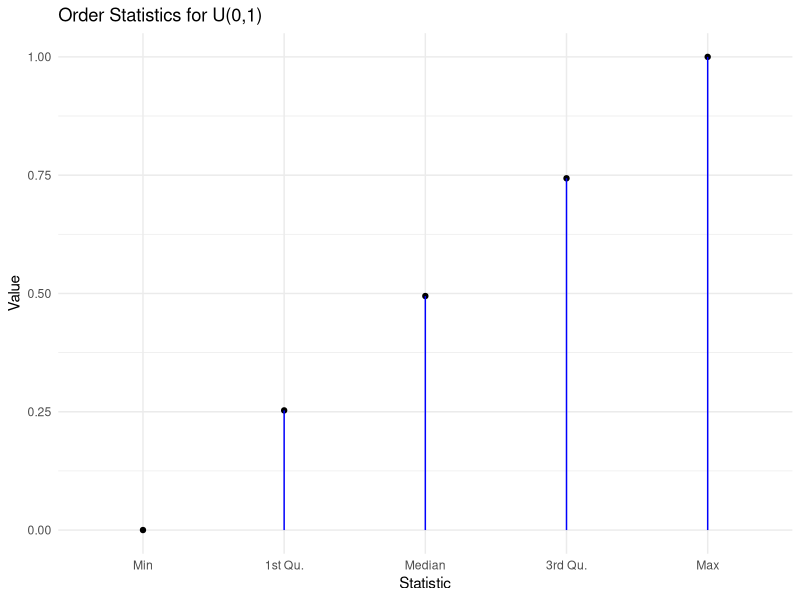
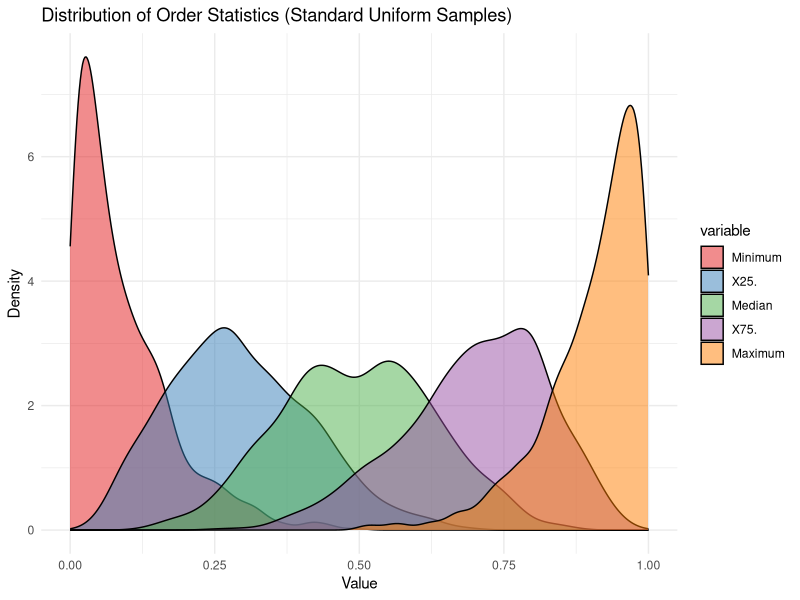
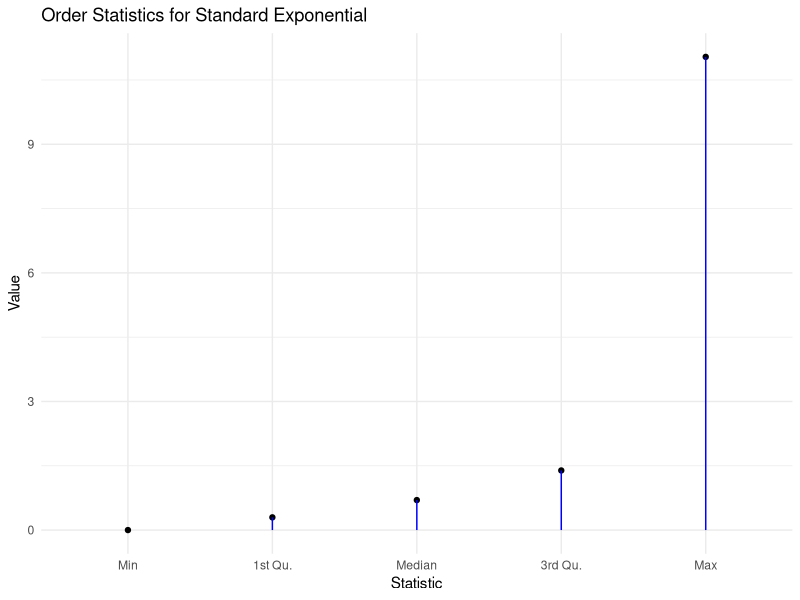
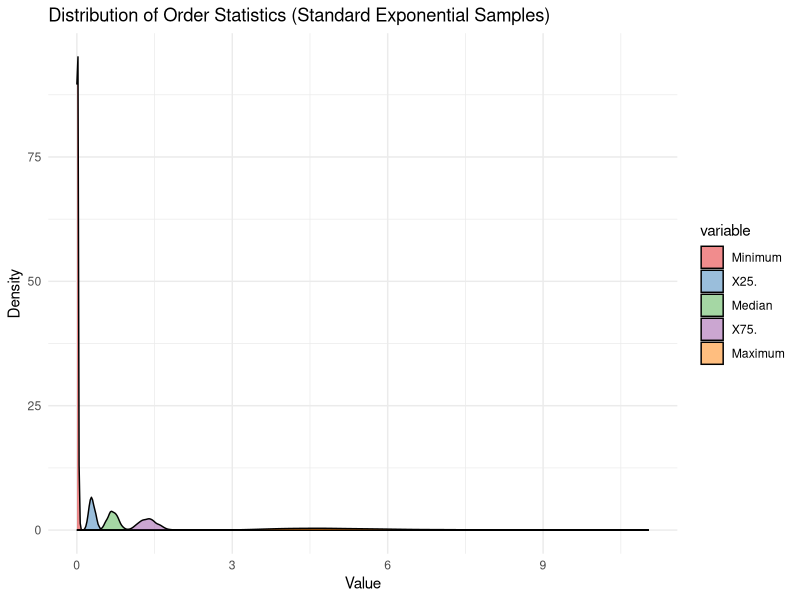
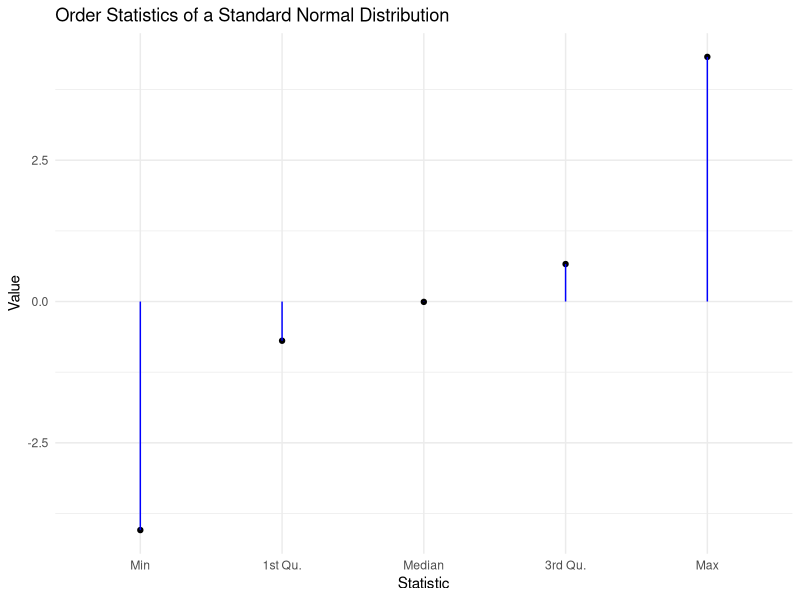
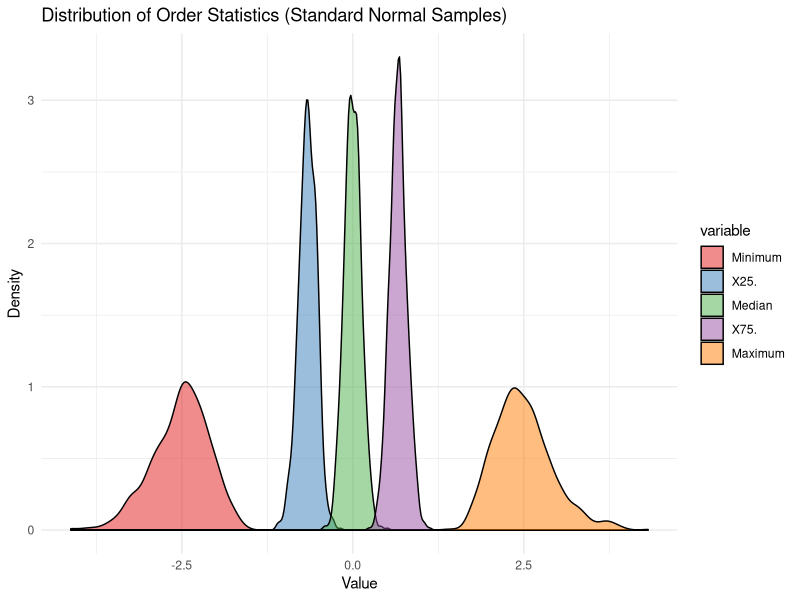

Source code (R) for these figures, in order:
## ---- chunk 1
knitr::opts_chunk$set(echo = TRUE)
## ---- chunk 2
library(ggplot2)

set.seed(123)

sample_size <- 10000

uniform_sample <- runif(sample_size)

order_stats <- quantile(uniform_sample, probs = c(0, 0.25, 0.5, 0.75, 1))


plot_data <- data.frame(
  Statistic = c('Min', '1st Qu.', 'Median', '3rd Qu.', 'Max'),
  Value = c(order_stats[1], order_stats[2], order_stats[3], order_stats[4], order_stats[5])
)

ggplot(plot_data, aes(x = reorder(Statistic, Value), y = Value)) +
  geom_point() +
  geom_segment(aes(xend = Statistic, yend = 0), color = 'blue') +
  theme_minimal() +
  labs(title = "Order Statistics for U(0,1)", x = "Statistic", y = "Value")
## ---- chunk 3
library(ggplot2)
library(reshape2)

n <- 10
iterations <- 1000

min_values <- numeric(iterations)
q25_values <- numeric(iterations)
median_values <- numeric(iterations)
q75_values <- numeric(iterations)
max_values <- numeric(iterations)

set.seed(123)
for (i in 1:iterations) {
  sample <- runif(n, min = 0, max = 1)
  min_values[i] <- min(sample)
  q25_values[i] <- quantile(sample, 0.25)
  median_values[i] <- median(sample)
  q75_values[i] <- quantile(sample, 0.75)
  max_values[i] <- max(sample)
}

df <- data.frame(Minimum = min_values, `25%` = q25_values, Median = median_values, 
                 `75%` = q75_values, Maximum = max_values)

df_melted <- melt(df)

ggplot(df_melted, aes(x = value, fill = variable)) +
  geom_density(alpha = 0.5) +
  labs(title = "Distribution of Order Statistics (Standard Uniform Samples)",
       x = "Value", y = "Density") +
  theme_minimal() +
  scale_fill_brewer(palette = "Set1")

## ---- chunk 4
n <- 10000

sample_data <- rexp(n, rate = 1)  
min_stat <- min(sample_data)
quantile_25 <- quantile(sample_data, probs = 0.25)
median_stat <- median(sample_data)
quantile_75 <- quantile(sample_data, probs = 0.75)
max_stat <- max(sample_data)

order_stats <- c(min_stat, quantile_25, median_stat, quantile_75, max_stat)

plot_data <- data.frame(
  Statistic = c('Min', '1st Qu.', 'Median', '3rd Qu.', 'Max'),
  Value = c(order_stats[1], order_stats[2], median_stat, order_stats[4], order_stats[5])
)
ggplot(plot_data, aes(x = reorder(Statistic, Value), y = Value)) +
  geom_point() +
  geom_segment(aes(xend = Statistic, yend = 0), color = 'blue') +
  theme_minimal() +
  labs(title = "Order Statistics for Standard Exponential", x = "Statistic", y = "Value")
## ---- chunk 5
n <- 100
iterations <- 1000

min_values <- numeric(iterations)
q25_values <- numeric(iterations)
median_values <- numeric(iterations)
q75_values <- numeric(iterations)
max_values <- numeric(iterations)

set.seed(123)
for (i in 1:iterations) {
  sample <- rexp(n, rate = 1)
  min_values[i] <- min(sample)
  q25_values[i] <- quantile(sample, 0.25)
  median_values[i] <- median(sample)
  q75_values[i] <- quantile(sample, 0.75)
  max_values[i] <- max(sample)
}

df <- data.frame(Minimum = min_values, `25%` = q25_values, Median = median_values, 
                 `75%` = q75_values, Maximum = max_values)

df_melted <- melt(df)

ggplot(df_melted, aes(x = value, fill = variable)) +
  geom_density(alpha = 0.5) +
  labs(title = "Distribution of Order Statistics (Standard Exponential Samples)",
       x = "Value", y = "Density") +
  theme_minimal() +
  scale_fill_brewer(palette = "Set1")

## ---- chunk 6
library(ggplot2)

set.seed(42)

sample_size <- 10000
simulated_data <- rnorm(sample_size, mean = 0, sd = 1)

min_val <- min(simulated_data)
first_quartile <- quantile(simulated_data, probs = 0.25)
median_val <- median(simulated_data)
third_quartile <- quantile(simulated_data, probs = 0.75)
max_val <- max(simulated_data)

order_stats <- data.frame(
  Statistic = c('Min', '1st Qu.', 'Median', '3rd Qu.', 'Max'),
  Value = c(min_val, first_quartile, median_val, third_quartile, max_val)
)

ggplot(order_stats, aes(x = reorder(Statistic, Value), y = Value)) +
  geom_point() +
  geom_segment(aes(xend = Statistic, yend = 0), color = 'blue') +
  theme_minimal() +
  labs(title = "Order Statistics of a Standard Normal Distribution",
       x = "Statistic",
       y = "Value")

## ---- chunk 7

n <- 100 
iterations <- 1000 

min_values <- numeric(iterations)
q25_values <- numeric(iterations)
median_values <- numeric(iterations)
q75_values <- numeric(iterations)
max_values <- numeric(iterations)

set.seed(123) 
for (i in 1:iterations) {
  sample <- rnorm(n) # Generate a sample
  min_values[i] <- min(sample) # Minimum
  q25_values[i] <- quantile(sample, 0.25) # 25% Quantile
  median_values[i] <- median(sample) # Median
  q75_values[i] <- quantile(sample, 0.75) # 75% Quantile
  max_values[i] <- max(sample) # Maximum
}

df <- data.frame(Minimum = min_values, `25%` = q25_values, Median = median_values, 
                 `75%` = q75_values, Maximum = max_values)

library(reshape2)
df_melted <- melt(df)

ggplot(df_melted, aes(x = value, fill = variable)) +
  geom_density(alpha = 0.5) +
  labs(title = "Distribution of Order Statistics (Standard Normal Samples)",
       x = "Value",
       y = "Density") +
  theme_minimal() +
  scale_fill_brewer(palette = "Set1") 

## ---- chunk 8
states <- c("RAINY", "CLOUDY", "SUNNY", "WINDY")
transition_matrix <- matrix(c(
  0.5, 0.2, 0.1, 0.2,
  0.3, 0.3, 0.2, 0.2,
  0.1, 0.2, 0.6, 0.1,
  0.3, 0.2, 0.3, 0.2
), nrow = 4, byrow = TRUE)

colnames(transition_matrix) <- states
rownames(transition_matrix) <-states


forecast_next_day <- function(current_state, transition_matrix) {

  state_index <- match(current_state, rownames(transition_matrix))
  
  sample(rownames(transition_matrix), size = 1, prob = transition_matrix[state_index, ])
}

current_weather <- "SUNNY"

# Forecast for the next 14 days
forecast <- vector("character", length = 14)
for (i in 1:14) {
  next_day_weather <- forecast_next_day(current_weather, transition_matrix)
  forecast[i] <- next_day_weather
  current_weather <- next_day_weather
}

forecast
## ---- chunk 9
data = read.table("rotation_time.txt")
time_data <- unlist(data)
speed_data = 2*pi*1320/(time_data)
mean_value <- mean(speed_data)
se <- sd(speed_data) / sqrt(length(speed_data))

# Calculate the 90% confidence interval
alpha <- 1 - 0.90
z <- qt(1 - alpha / 2, df = length(speed_data) - 1)
lower <- mean_value - z * se
upper <- mean_value + z * se

ci <- c(lower, upper)
print(ci)
